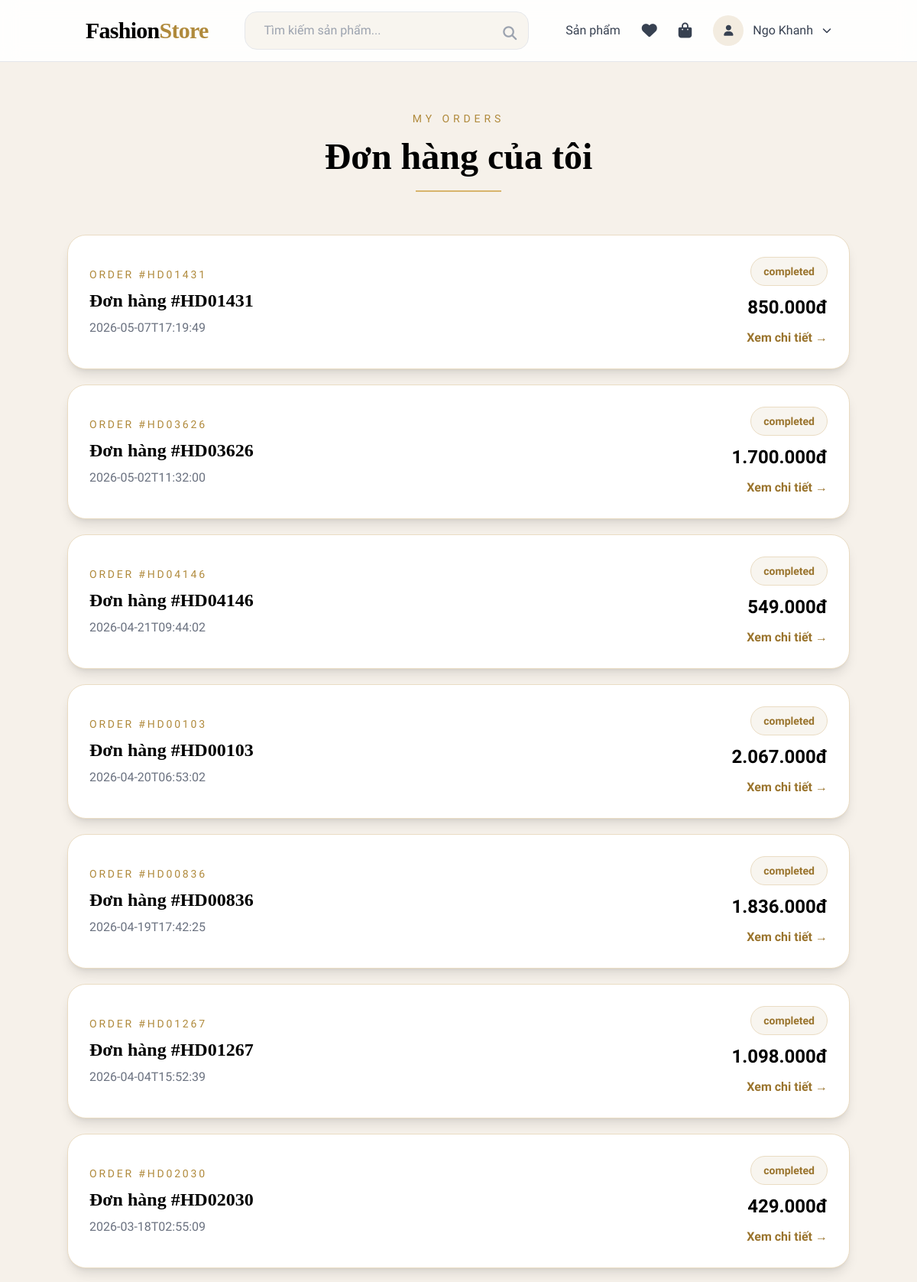
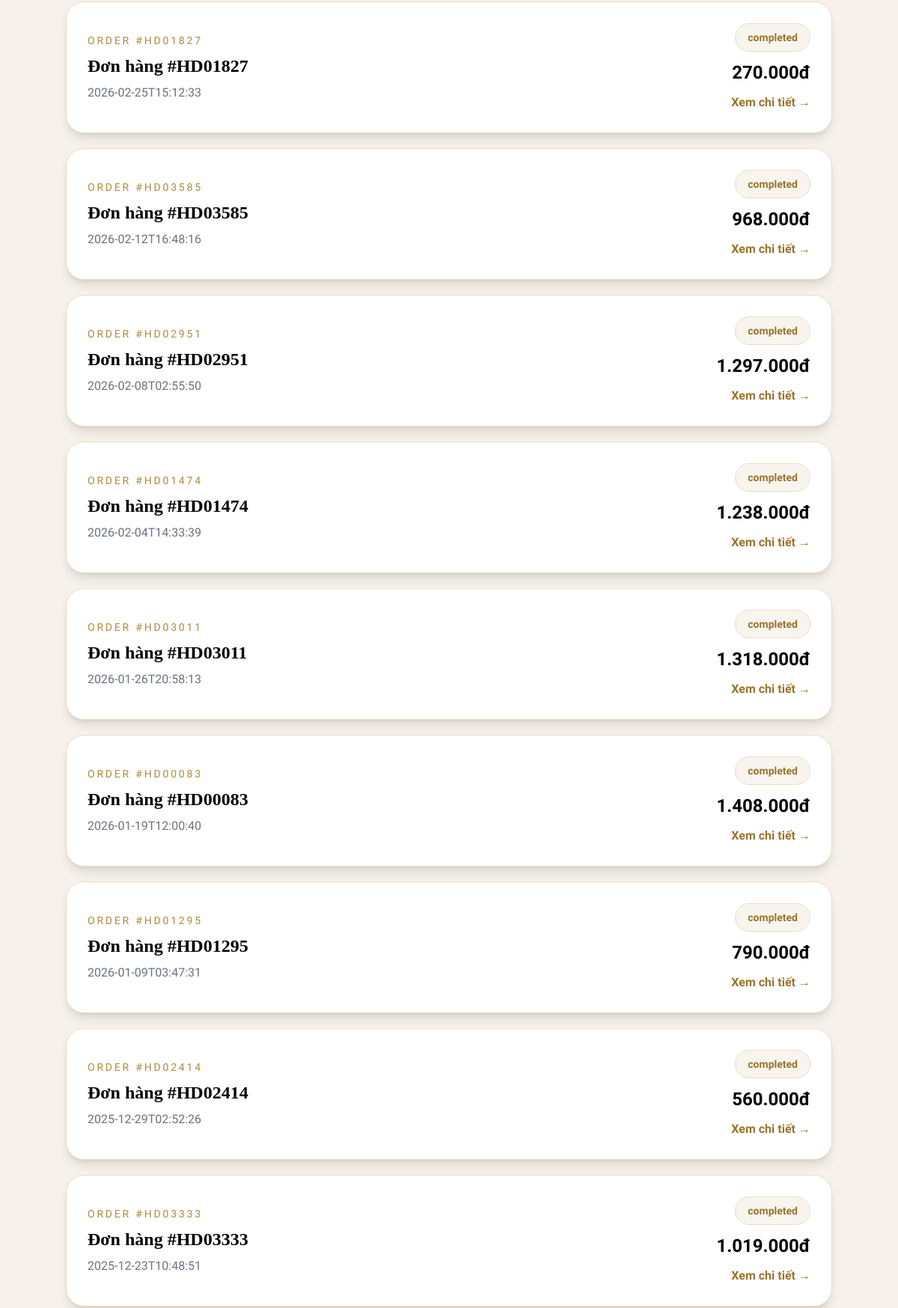
/my-orders (signed in, upper part), run on the app's committed database (2 pictures, top to bottom).
### database.py (models this page shows, shortened)
class User(db.Model):
    __tablename__ = 'users'
    email = db.Column(db.String(120), primary_key=True)
    password = db.Column(db.String(200), nullable=False)
    role = db.Column(db.String(20), default='user')
    name = db.Column(db.String(100), nullable=False)
    phone = db.Column(db.String(20))
    address = db.Column(db.Text)
    wishlist = db.Column(db.Text)  # JSON array
    created_at = db.Column(db.DateTime, default=datetime.now)
    orders = db.relationship('Order', backref='user', lazy=True)

class Order(db.Model):
    __tablename__ = 'orders'
    id = db.Column(db.String(36), primary_key=True)
    user_email = db.Column(db.String(120), db.ForeignKey('users.email'), nullable=False)
    items = db.Column(db.Text, nullable=False)  # JSON array
    shipping_info = db.Column(db.Text)  # JSON object
    subtotal = db.Column(db.Integer, nullable=False)
    shipping = db.Column(db.Integer, default=0)
    voucher_discount = db.Column(db.Integer, default=0)
    total = db.Column(db.Integer, nullable=False)
    payment_method = db.Column(db.String(50))
    payment_status = db.Column(db.String(20), default='pending')
    status = db.Column(db.String(20), default='pending')
    notes = db.Column(db.Text)
    created_at = db.Column(db.String(50))
    def to_dict(self):
        return {
            'id': self.id,
            'user_email': self.user_email,
            'order_items': json.loads(self.items) if self.items else [],
            'shipping_info': json.loads(self.shipping_info) if self.shipping_info else {},
            'subtotal': self.subtotal,
            'shipping': self.shipping,
            'voucher_discount': self.voucher_discount,
            'total': self.total,
            'payment_method': self.payment_method,
            'payment_status': self.payment_status,
            'status': self.status,
            'notes': self.notes,
            'created_at': self.created_at
        }

### flask_clothing_store.py (the view)
@app.route('/my-orders')
@login_required
def my_orders():
    if session['user']['role'] in ['admin', 'staff']:
        return redirect(url_for('admin_dashboard'))
    user_email = session['user']['email']
    orders = Order.query.filter_by(
        user_email=user_email
    ).all()
    user_orders = [o.to_dict() for o in orders]
    user_orders.sort(
        key=lambda x: x['created_at'],
        reverse=True
    )
    return render_template(
        'my_orders.html',
        orders=user_orders
    )

### flask_clothing_store.py (called while the page is built)
def login_required(f):
    @wraps(f)
    def decorated_function(*args, **kwargs):
        if 'user' not in session:
            flash('Vui lòng đăng nhập để tiếp tục', 'error')
            return redirect(url_for('login'))
        return f(*args, **kwargs)
    return decorated_function

def format_price(price):
    return f"{price:,.0f}đ".replace(',', '.')

def get_cart():
    return session.get('cart', [])

def get_wishlist():
    user_email = session.get('user', {}).get('email')
    if user_email:
        user = User.query.get(user_email)
        if user:
            return json.loads(user.wishlist) if user.wishlist else []
    return []

@app.context_processor
def utility_processor():
    return {
        'now': datetime.datetime.now(),
        'wishlist_count': lambda: len(get_wishlist()),
        'cart_count': lambda: len(get_cart()),
        'format_price': format_price,
        'get_featured_products': get_featured_products,
        'get_best_sellers': get_best_sellers,
        'get_categories': get_categories
    }

### templates/my_orders.html (shortened to what this page needs)
{% extends "base.html" %}
{% block content %}
<section class="min-h-screen bg-[#f6f1ea] py-16 px-6">
    <div class="container mx-auto">
        <div class="text-center mb-14">
            <p class="uppercase tracking-[0.35em] text-sm text-[#b08a3c] mb-4">
                My Orders
            </p>
            <h1 class="text-5xl font-serif font-black text-black">
                Đơn hàng của tôi
            </h1>
            <div class="w-28 h-[2px] bg-[#d8b46c] mx-auto mt-5"></div>
        </div>
        {% if orders %}
        <div class="max-w-5xl mx-auto space-y-5">
            {% for order in orders %}
            <div class="bg-white rounded-3xl shadow-lg border border-[#eadcc3] p-7 flex flex-col md:flex-row md:items-center md:justify-between gap-6">
                <div>
                    <p class="text-sm uppercase tracking-[0.2em] text-[#b08a3c] mb-2">
                        Order #{{ order.id[:8] }}
                    </p>
                    <h3 class="text-2xl font-serif font-black text-black">
                        Đơn hàng #{{ order.id[:8] }}
                    </h3>
                    <p class="text-gray-500 mt-2">
                        {{ order.created_at }}
                    </p>
                </div>
                <div class="flex flex-col md:items-end gap-3">
                    <span class="px-4 py-2 rounded-full text-sm bg-[#f8f5ef] text-[#9a742d] font-semibold border border-[#eadcc3]">
                        {{ order.status }}
                    </span>
                    <span class="text-2xl font-bold text-black">
                        {{ format_price(order.total) }}
                    </span>
                    <a href="{{ url_for('order_detail', order_id=order.id) }}"
                       class="text-[#9a742d] font-bold hover:underline">
                        Xem chi tiết →
                    </a>
                </div>
            </div>
            {% endfor %}
        </div>
        {% endif %}
    </div>
</section>
{% endblock %}

### templates/base.html (shortened to what this page needs)
<!doctype html>
<html lang="vi">
  <head>
    <script src="https://cdn.tailwindcss.com"></script>
    <link
      rel="stylesheet"
      href="https://cdnjs.cloudflare.com/ajax/libs/font-awesome/6.4.0/css/all.min.css"
    />
  </head>
  <body class="bg-[#f6f1ea] font-['Be_Vietnam_Pro']">
    <nav
      class="bg-white/90 backdrop-blur-md border-b border-gray-200 sticky top-0 z-50"
    >
      <div class="container mx-auto px-6">
        <div class="flex justify-between items-center h-20">
          <a
            href="{{ url_for('home') }}"
            class="text-3xl font-serif font-black tracking-tight text-black"
          >
            Fashion<span class="text-[#b08a3c]">Store</span>
          </a>
          <div class="hidden md:flex flex-1 max-w-xl mx-12">
            <form
              action="{{ url_for('products') }}"
              method="get"
              class="w-full"
            >
              <div class="relative">
                <input
                  type="text"
                  name="q"
                  value="{{ request.args.get('q', '') }}"
                  placeholder="Tìm kiếm sản phẩm..."
                  class="w-full bg-[#f8f5ef] border border-gray-200 rounded-2xl px-6 py-3 pr-12 focus:outline-none focus:ring-2 focus:ring-[#d8b46c]/40 focus:border-[#d8b46c] transition"
                />
                <button
                  type="submit"
                  class="absolute right-4 top-3.5 text-gray-400 hover:text-[#b08a3c] transition"
                >
                  <i class="fas fa-search text-lg"></i>
                </button>
              </div>
            </form>
          </div>
          <div class="flex items-center space-x-7">
            <a
              href="{{ url_for('products') }}"
              class="text-gray-700 hover:text-[#b08a3c] font-medium transition"
            >
              Sản phẩm
            </a>
            {% if session.user %} {% if session.user.role == 'user' %}
            <a href="{{ url_for('wishlist') }}" class="relative group">
              <i
                class="fas fa-heart text-xl text-gray-700 group-hover:text-[#b08a3c] transition"
              ></i>
            </a>
            <a href="{{ url_for('cart') }}" class="relative group">
              <i
                class="fas fa-shopping-bag text-xl text-gray-700 group-hover:text-[#b08a3c] transition"
              ></i>
            </a>
            {% endif %}
            <div class="relative">
              <button
                id="userBtn"
                type="button"
                class="flex items-center gap-3 text-gray-700 hover:text-[#b08a3c] transition"
              >
                <div
                  class="w-10 h-10 rounded-full bg-[#f3ece0] flex items-center justify-center"
                >
                  <i class="fas fa-user text-sm"></i>
                </div>
                <span class="font-medium"> {{ session.user.name }} </span>
                <i class="fas fa-chevron-down text-xs"></i>
              </button>
            </div>
            {% endif %}
          </div>
        </div>
      </div>
    </nav>
    <main>{% block content %}{% endblock %}</main>
  </body>
</html>

### data on the page
User: user.name "Ngo Khanh"
Order: id "HD01431", created_at "2026-05-07T17:19:49", status "completed", total "850.000đ"
Order: id "HD03626", created_at "2026-05-02T11:32:00", status "completed", total "1.700.000đ"
Order: id "HD00103", created_at "2026-04-20T06:53:02", status "completed", total "2.067.000đ"
Order: id "HD00836", created_at "2026-04-19T17:42:25", status "completed", total "1.836.000đ"
Order: id "HD01267", created_at "2026-04-04T15:52:39", status "completed", total "1.098.000đ"
Order: id "HD02030", created_at "2026-03-18T02:55:09", status "completed", total "429.000đ"
Order: id "HD01827", created_at "2026-02-25T15:12:33", status "completed", total "270.000đ"
Order: id "HD03585", created_at "2026-02-12T16:48:16", status "completed", total "968.000đ"
Order: id "HD02951", created_at "2026-02-08T02:55:50", status "completed", total "1.297.000đ"
Order: id "HD01474", created_at "2026-02-04T14:33:39", status "completed", total "1.238.000đ"
Order: id "HD03011", created_at "2026-01-26T20:58:13", status "completed", total "1.318.000đ"
Order: id "HD00083", created_at "2026-01-19T12:00:40", status "completed", total "1.408.000đ"
Order: id "HD01295", created_at "2026-01-09T03:47:31", status "completed", total "790.000đ"
Order: id "HD02414", created_at "2025-12-29T02:52:26", status "completed", total "560.000đ"
Order: id "HD03333", created_at "2025-12-23T10:48:51", status "completed", total "1.019.000đ"

### other printed values
{{ order.id[:8] }} "HD04146"
{{ order.created_at }} "2026-04-21T09:44:02"
{{ order.status }} "completed"
